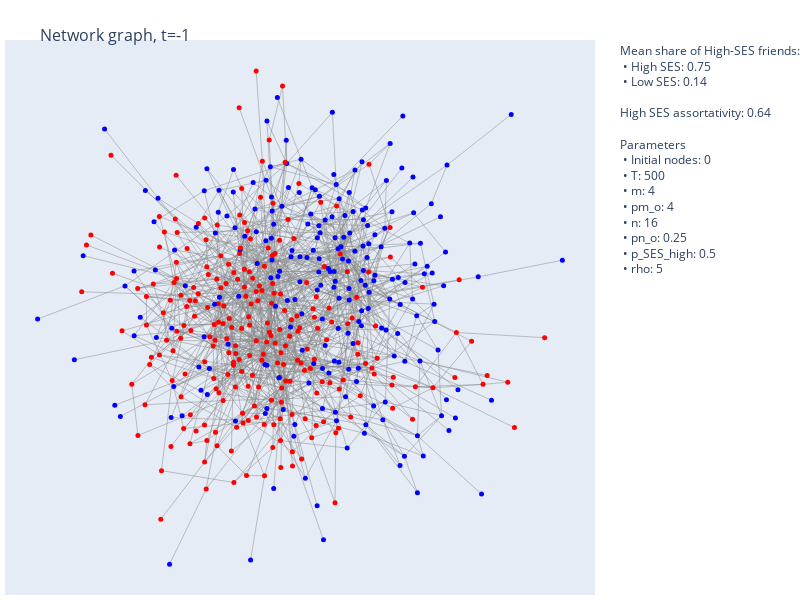

Source (notebook cell):
### Markdown cell above
# Actual work

### Code cell
# parameter selection

# initial nodes and time
initial_n = 0
T = 500

p = 0.25

# parent nodes and prob
m = 4
pm_o = p

# parent neighbours and prob
n = 16
pn_o = p

rho = 5

# p high SES
p_SES_high = 0.5

new_sim = JacksonSimulationV2(initial_n, T, m, pm_o, n, pn_o, p_SES_high, biased=True, rho=rho)

print(np.asarray(np.unique(new_sim.helper_functions().SES_edge_classifier_all(new_sim.graph_history[-1])[0], return_counts=True)).T)

test_graph = new_sim.graph_history[-1]
print(nx.assortativity.attribute_assortativity_coefficient(test_graph, 'SES_High'))
'''check this
https://journals.aps.org/pre/pdf/10.1103/PhysRevE.67.026126
'''
'''WORKS FOR CORRELATION, INCORPORATE IT PROPERLY'''

plotly_sim_drawing.plotly_draw(plotly_sim_drawing(), new_sim, -1, layout='spring')

### Figure 1 — Plotly figure (JSON) as saved in the notebook; plotly's stock layout.template omitted (floating-point values rounded to 4 significant figures; data arrays with more than 128 entries replaced by an {"elided": "..."} marker saying what was removed)
{"data": [{"line": {"color": "#888", "width": 0.5}, "mode": "lines", "type": "scatter", "x": {"elided": "3795 float values"}, "y": {"elided": "3795 float values"}}, {"hoverinfo": "text", "marker": {"color": {"elided": "472 str values"}, "size": 5}, "mode": "markers", "text": {"elided": "472 str values"}, "type": "scatter", "x": {"elided": "472 float values"}, "y": {"elided": "472 float values"}}], "layout": {"annotations": [{"align": "left", "showarrow": false, "text": "Mean share of High-SES friends:<br> • High SES: 0.75<br> • Low SES: 0.14<br><br>High SES assortativity: 0.64<br><br>Parameters<br> • Initial nodes: 0<br> • T: 500<br> • m: 4<br> • pm_o: 4<br> • n: 16<br> • pn_o: 0.25<br> • p_SES_high: 0.5<br> • rho: 5", "x": 1.35, "xref": "paper", "y": 1, "yref": "paper"}], "height": 600, "hovermode": "closest", "margin": {"b": 5, "l": 5, "r": 205, "t": 40}, "showlegend": false, "title": {"font": {"size": 16}, "text": "<br>Network graph, t=-1"}, "width": 800, "xaxis": {"showgrid": false, "showticklabels": false, "zeroline": false}, "yaxis": {"showgrid": false, "showticklabels": false, "zeroline": false}}}
